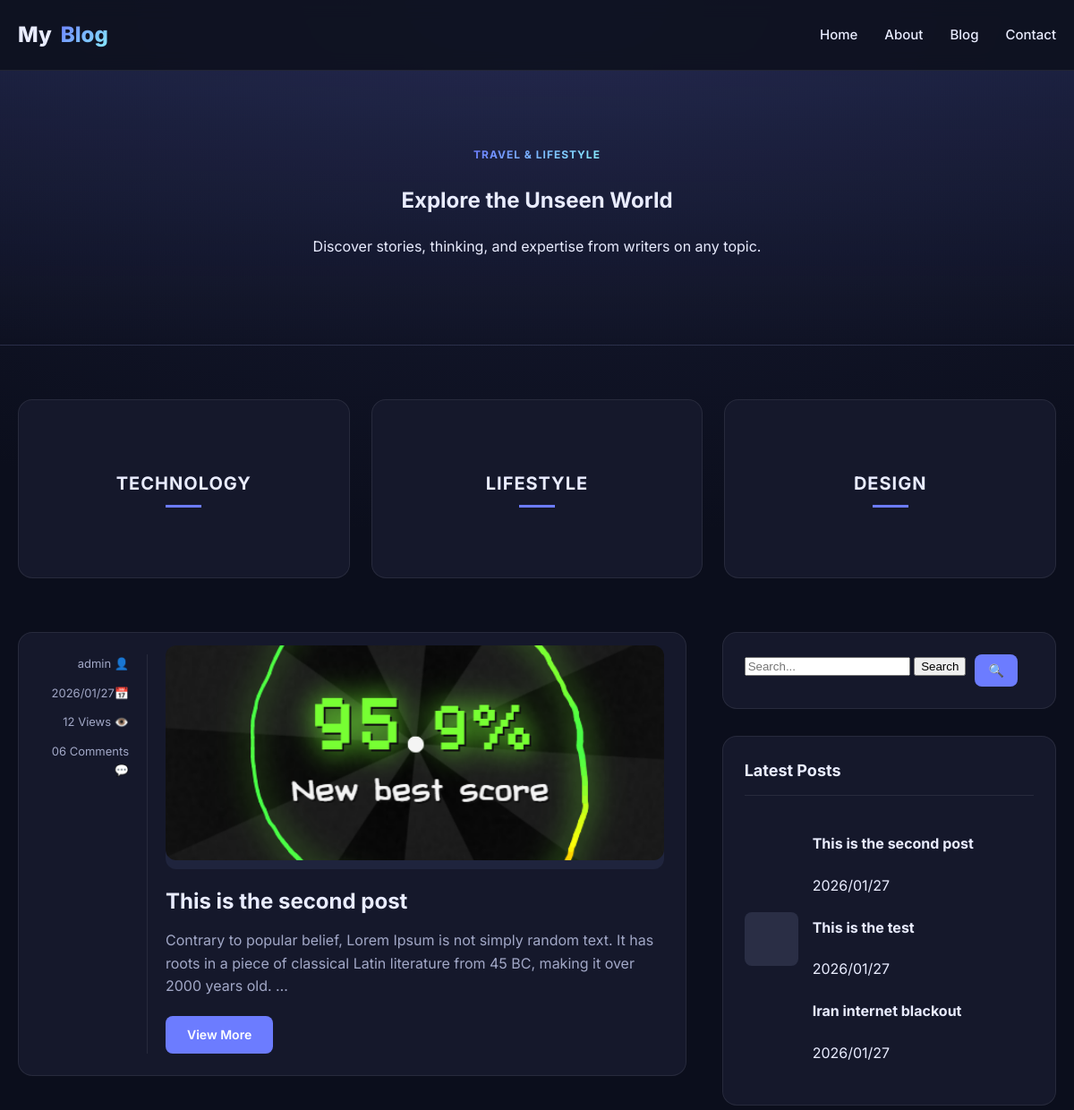
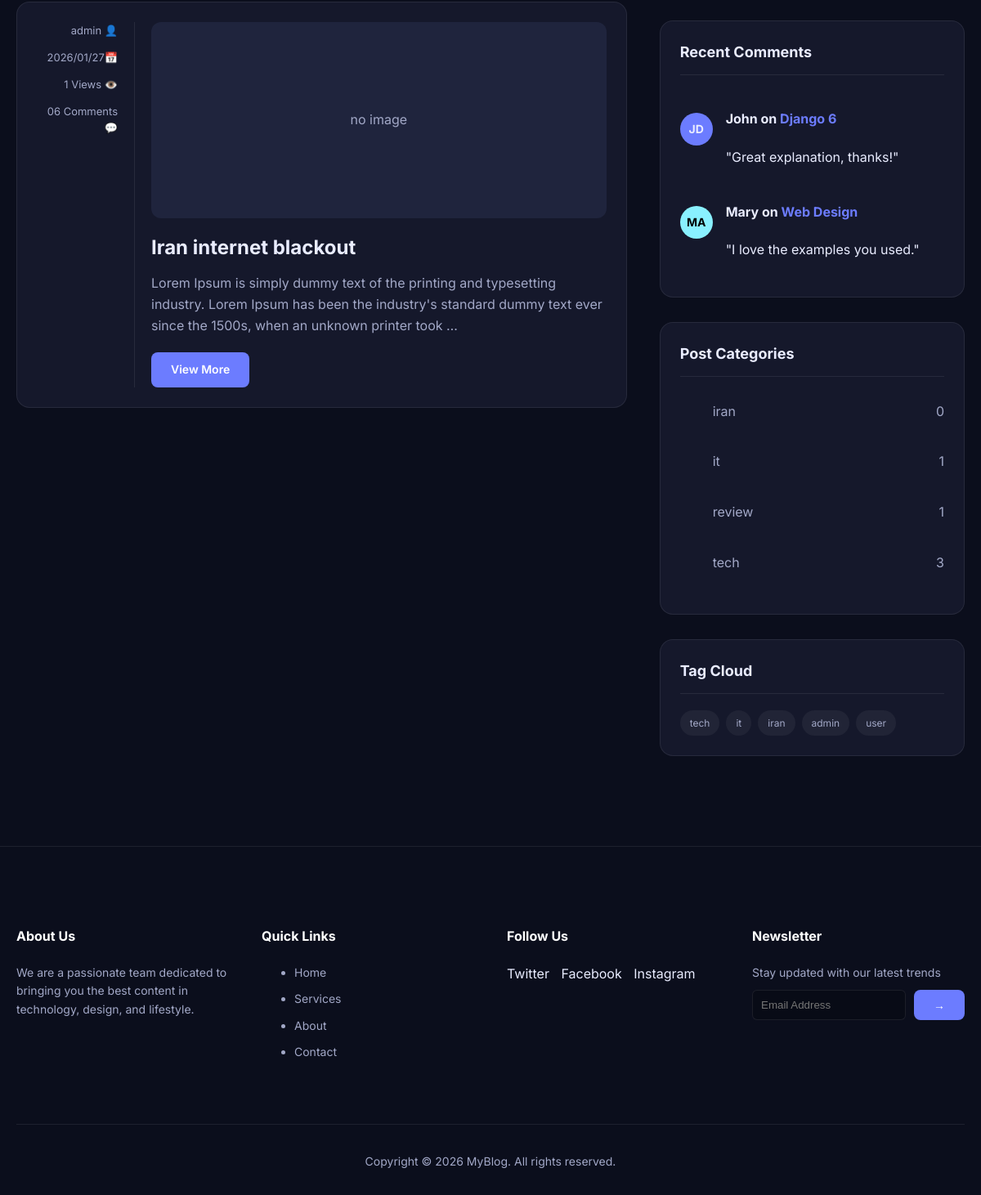
The page /tag/tech/ on the database its author committed (2 pictures, top to bottom).
### posts/models.py (models this page shows, shortened)
class Post(models.Model):
    img = models.ImageField(upload_to='blog_images/', blank=True, null=True)
    title = models.CharField(max_length=200)
    content = models.TextField()
    author = models.ForeignKey(
        settings.AUTH_USER_MODEL,
        on_delete=models.CASCADE,
        related_name="posts"
    )
    created_date = models.DateTimeField(auto_now_add=True)
    updated_date = models.DateTimeField(auto_now=True)
    status = models.BooleanField(default=True)
    category = models.ManyToManyField(
        Category,
        related_name="posts",
        blank=True
    )
    tag = models.ManyToManyField(
        Tag,
        related_name="posts",
        blank=True
    )
    counted_views = models.IntegerField(default=0)

class Category(models.Model):
    name = models.CharField(max_length=100, unique=True)
    slug = models.SlugField(unique=True)
    class Meta:
      verbose_name_plural = "Categories"

class Tag(models.Model):
    name = models.CharField(max_length=100, unique=True)
    slug = models.SlugField(unique=True)

### accounts/models.py (models this page shows)
class CustomUser(AbstractUser):
    phone_number = models.CharField(max_length=20, blank=False, null=False, default="09916716575")
    profile_picture = models.ImageField(upload_to='profiles/', blank=True, null=True)
    def __str__(self):
        return self.username

### posts/views.py (the view)
# urls.py: path('tag/<slug:tag_slug>/', post_by_tag, name='tag'),
def post_by_tag(request, tag_slug):
    tag = get_object_or_404(Tag, slug=tag_slug)
    posts = Post.objects.filter(tag=tag, status=1).order_by('-created_date')
    tags = Tag.objects.all()
    categories = Category.objects.annotate(
        post_count=Count('posts', distinct=True)
    )
    return render(request, 'posts/blog.html', {
        'posts': posts,
        'current_tag': tag,
        'tags': tags,
        'categories': categories
    })

### posts/templatetags/blog_tags.py (called while the page is built)
@register.inclusion_tag('posts/partials/sidebar/latest_posts.html')
def show_latest_posts(count=3):
    posts = Post.objects.all().order_by('-id')[:count]
    return {'posts': posts}

### templates/posts/blog.html (shortened to what this page needs)
{% extends 'base.html' %}
{% load blog_tags %}
{% block content %}
  <section class="hero">
    <div class="container">
      <span class="badge">Travel & Lifestyle</span>
      <h1>Explore the Unseen World</h1>
      <p>Discover stories, thinking, and expertise from writers on any topic.</p>
    </div>
  </section>
  <section class="top-cats">
    <div class="container">
      <div class="cat-grid">
        <div class="cat-card">
          <div class="cat-overlay">
            <div class="cat-title">Technology</div>
            <div class="cat-line"></div>
          </div>
        </div>
        <div class="cat-card">
          <div class="cat-overlay">
            <div class="cat-title">Lifestyle</div>
            <div class="cat-line"></div>
          </div>
        </div>
        <div class="cat-card">
          <div class="cat-overlay">
            <div class="cat-title">Design</div>
            <div class="cat-line"></div>
          </div>
        </div>
      </div>
    </div>
  </section>
  <section class="main-area">
    <div class="container layout-grid">
      <div class="posts-list">
        {% for post in posts %}
        <article class="post-item">
          <div class="post-meta-side">
            <div>{{post.author}} <span>👤</span></div>
            <div>{{post.created_date|date:"Y/m/d"}}<span>📅</span></div>
            <div>{{post.counted_views}} Views <span>👁️</span></div>
            <div>06 Comments <span>💬</span></div>
          </div>
          <div class="post-content">
             {% if post.img %}
            <div style="background: #1f243d; height: 240px; border-radius: 12px; margin-bottom: 20px; display: flex; align-items: center; justify-content: center; color: var(--muted);">
              <img src="{{post.img.url}}" alt="{{ post.title }}">
            </div>
              {% else %}
            <div style="background: #1f243d; height: 240px; border-radius: 12px; margin-bottom: 20px; display: flex; align-items: center; justify-content: center; color: var(--muted);">
              no image
            </div>
            {% endif %}
            <h2 class="post-title"><a href="{% url 'posts:single' pid=post.id %}">{{post.title}}</a></h2>
            <p class="post-excerpt">
              {{ post.content|truncatewords:30 }}
            </p>
            <a href="{% url 'posts:single' pid=post.id %}" class="btn">View More</a>
          </div>
        </article>
        {% endfor %}
      </div>
      <aside class="sidebar-widgets">
        {% include 'posts/partials/sidebar/search.html' %}
        {% show_latest_posts 3 %}
        {% include 'posts/partials/sidebar/recent_comments.html' %}
        {% include 'posts/partials/sidebar/categories.html' %}
        {% include 'posts/partials/sidebar/tag_cloud.html' %}
      </aside>
    </div>
  </section>
{% endblock %}

### templates/posts/partials/sidebar/latest_posts.html
<div class="widget">
  <h3 class="widget-title">Latest Posts</h3>
  <div class="mini-post">
    <div class="mini-thumb"></div>
    <div class="mini-details">
      {% for post in posts %}
      <h4><a href="{% url 'posts:single' pid=post.id %}">{{post.title}}</a></h4>
      <span class="date">{{post.created_date|date:"Y/m/d"}}</span>
      {% endfor %}
    </div>
  </div>
</div>

### templates/posts/partials/sidebar/categories.html
<div class="widget">
  <h3 class="widget-title">Post Categories</h3>
  {% for category in categories %}
  <ul class="cat-list">
    <li><a href="{% url 'posts:cat' category_slug=category.slug %}">{{category.name}}</a> <span>{{category.post_count}}</span></li>
  </ul>
{% endfor %}
</div>

### templates/posts/partials/sidebar/tag_cloud.html
<div class="widget">
  <h3 class="widget-title">Tag Cloud</h3>
  <div class="tag-cloud">
    {% for tag in tags %}
      <a href="{% url 'posts:tag' tag_slug=tag.slug %}" class="tag">{{ tag.name }}</a>
    {% empty %}
      <span class="muted">No tags yet</span>
    {% endfor %}
  </div>
</div>

### templates/base.html (style rules this page uses)
:root { --bg:#0f1220; --card:#15182b; --muted:#a2a8c7; --text:#e9ecff; --accent:#6c7cff; --accent-hover:#5a6ae6; --accent-2:#89f0ff; --border:rgba(255,255,255,.08); --gradient:linear-gradient(135deg,var(--accent),var(--accent-2)); }
* { box-sizing:border-box }
body { margin:0;font-family:Inter,system-ui,sans-serif;background:radial-gradient(1200px 600px at 50% 0%,#1a1e38,#0b0e1c),var(--bg);color:var(--text);line-height:1.6 }
a { text-decoration:none;color:inherit;transition:.2s }
.container { max-width:1200px;margin:0 auto;padding:0 20px }
.badge { background:var(--gradient);-webkit-background-clip:text;-webkit-text-fill-color:transparent;font-weight:700;text-transform:uppercase;font-size:12px;letter-spacing:1px }
.btn { display:inline-block;padding:10px 24px;background:var(--accent);color:white;border-radius:8px;font-weight:600;font-size:14px;transition:.2s;border:none;cursor:pointer }

### templates/posts/blog.html (style rules this page uses)
.hero { padding:80px 0;text-align:center;background:linear-gradient(180deg,rgba(108,124,255,.1),transparent);border-bottom:1px solid var(--border) }
.top-cats { padding:60px 0 }
.cat-grid { display:grid;grid-template-columns:repeat(auto-fit,minmax(300px,1fr));gap:24px }
.cat-card { position:relative;height:200px;border-radius:16px;overflow:hidden;border:1px solid var(--border);background:var(--card);transition:transform .3s }
.cat-overlay { position:absolute;inset:0;display:flex;flex-direction:column;justify-content:center;align-items:center }
.cat-title { font-size:20px;font-weight:700;text-transform:uppercase;letter-spacing:1px;margin-bottom:8px }
.cat-line { width:40px;height:3px;background:var(--accent) }
.main-area { padding-bottom:80px }
.layout-grid { display:grid;grid-template-columns:1fr;gap:40px }
@media (min-width:992px) { .layout-grid { grid-template-columns:2fr 1fr } }
.post-item { display:grid;grid-template-columns:1fr;gap:20px;margin-bottom:40px;padding:24px;background:var(--card);border-radius:16px;border:1px solid var(--border) }
@media (min-width:768px) { .post-item { grid-template-columns:120px 1fr } }
.post-meta-side { display:flex;flex-direction:column;gap:12px;font-size:13px;color:var(--muted);text-align:right;border-right:1px solid var(--border);padding-right:20px }
.post-content img { width:100%;height:240px;object-fit:cover;border-radius:12px;margin-bottom:20px }
.post-title { font-size:24px;font-weight:700;margin:0 0 12px;line-height:1.3 }
.post-excerpt { color:var(--muted);margin-bottom:20px }
.widget { background:var(--card);padding:24px;border-radius:16px;border:1px solid var(--border);margin-bottom:30px }
.widget-title { font-size:18px;font-weight:700;margin:0 0 20px;border-bottom:1px solid var(--border);padding-bottom:12px }
.mini-post { display:flex;gap:16px;margin-bottom:20px;align-items:center }
.mini-thumb { width:60px;height:60px;border-radius:8px;background:#2a2e45 }
.cat-list li { padding:10px 0;border-bottom:1px solid var(--border);display:flex;justify-content:space-between;color:var(--muted) }
.cat-list li:last-child { border-bottom:none }
.tag-cloud { display:flex;flex-wrap:wrap;gap:8px }
.tag { padding:6px 12px;background:rgba(255,255,255,0.05);border-radius:20px;font-size:12px;color:var(--muted) }

### rows shown on the page
Post: author "admin", created_date "2026/01/27", counted_views "12", img (picture), title "This is the second post", content "Contrary to popular belief, Lorem Ipsum is not simply random text. It has roots in a piece of classical Latin literature from 45 BC, making it over 2000 years old. …"
Post: author "admin", created_date "2026/01/27", counted_views "1", img "no image", title "Iran internet blackout", content "Lorem Ipsum is simply dummy text of the printing and typesetting industry. Lorem Ipsum has been the industry's standard dummy text ever since the 1500s, when an unknown printer took …"
Post: title "This is the test", created_date "2026/01/27"
Category: name "iran", post_count "0"
Category: name "it", post_count "1"
Category: name "review", post_count "1"
Category: name "tech", post_count "3"
Tag: name "tech"
Tag: name "it"
Tag: name "iran"
Tag: name "admin"
Tag: name "user"
